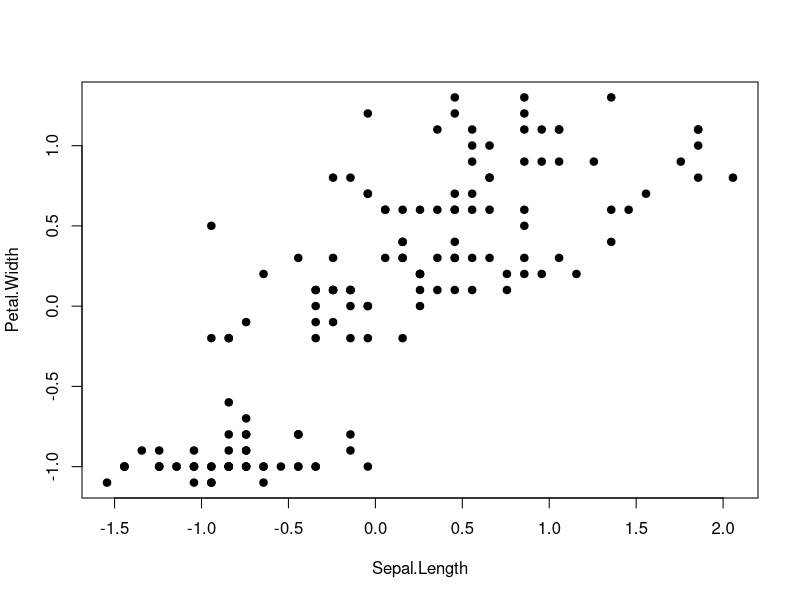
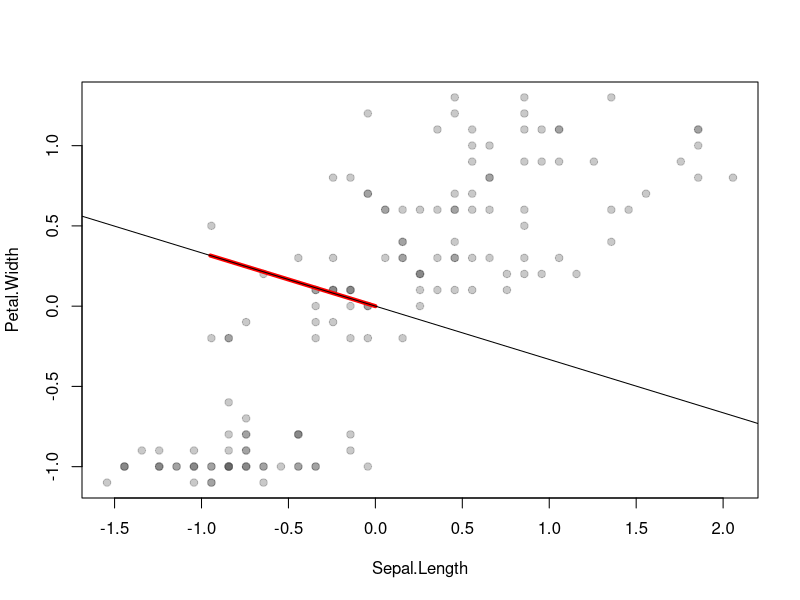
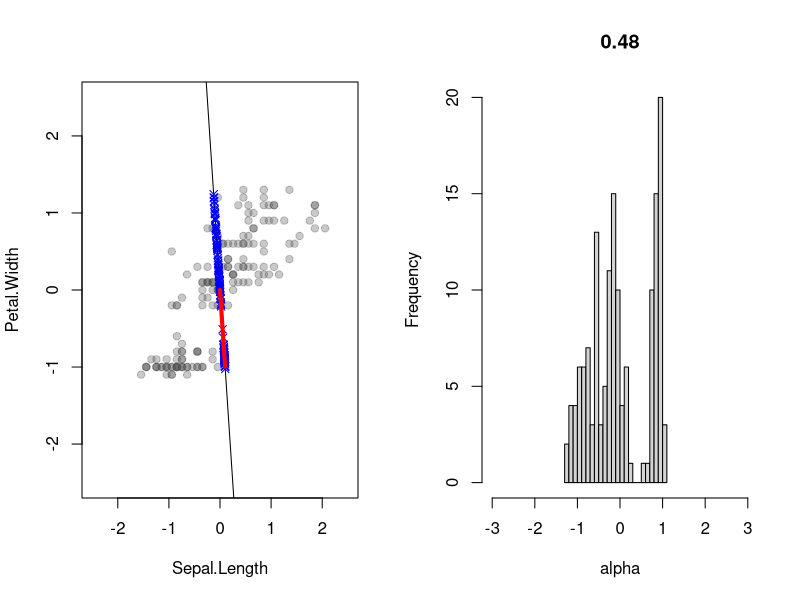

Recreate these plots in R, in order.
library(ggplot2)

# Load a toy data and peak at the numbers
data(iris)
head(iris)

# Pick out two columns and mean-center
Z = iris[,c(1,4)]

Z = scale(Z, center=TRUE, scale=FALSE)

# Clearly a lot of correlation structure in the measurements 
plot(Z,pch=19)

# Pick a random unit-norm vector and show the implied subspace
v_try = rnorm(2)
v_try = v_try/sqrt(sum(v_try^2))  # normalize to unit length

# show the points and the vector v
plot(Z, pch=19, col=rgb(0.3,0.3,0.3,0.3))
segments(0, 0, v_try[1], v_try[2], col='red', lwd=4)

# show the implied subspace spanned by this vector
slope = v_try[2]/v_try[1]
abline(0, slope)


# Now show the subspace, side by side with the projected points as a histogram
# Let's run the following code block a dozen or so times and see if we can
# get a good candidate for the first PC just by guess and check
# What to look for: the "better" random candidates for PC1 are the ones 
# leading to higher variance of the projected (blue) points.
# the "worse" candidates point in the clearly wrong direction
# and have lower variance projections.

#### begin block
v_try = rnorm(2)
v_try = v_try/sqrt(sum(v_try^2))  # normalize to unit length

par(mfrow=c(1,2))
plot(Z, pch=19, col=rgb(0.3,0.3,0.3,0.3),
     xlim=c(-2.5,2.5), ylim=c(-2.5,2.5))
slope = v_try[2]/v_try[1]
abline(0, slope)  # plot the subspace as a line

# Project the points onto that subspace
alpha = Z %*% v_try  # inner product of each row with v_try
z_hat = alpha %*% v_try  # locations in R^2
points(z_hat, col='blue', pch=4)
segments(0, 0, v_try[1], v_try[2], col='red', lwd=4)

# the number at the top is the variance of the projected points
hist(alpha, 25, xlim=c(-3,3), main=round(var(alpha), 2))
#### end block



# Compare these random projections to the first PC
pc_Z = prcomp(Z)

# the principal components themselves are in the "rotation" component
# synonym: loadings
pc_Z$rotation
v_try #compare with our "guess and check" PC
# Note: the principal components are not identified up to sign
# so we can negate the whole vector and get the same subspace

# How much of the variation does this first principal component predict?
summary(pc_Z)

# what about the 1D summaries themselves?
# I usually call these "scores"
# each entry here is v dot x,
# where v is PC1 and x is the original 2D data point
pc_Z$x

